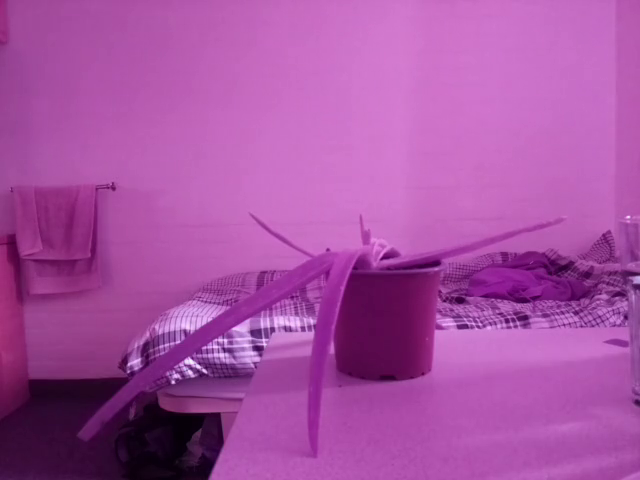
#> input picture frame 22 of output.avi, 640 x 480 px, given in place of the camera
$ python video.py
#> lines starting #> are read from the running program, lines starting #| are printed output that depends on the picture
#> further down, frame is the input picture: shape (480, 640, 3); mean B, G, R 162.2, 80.7, 167
### src/filters.py
import cv2
import numpy as np
from lib.fastiecm import fastiecm

class Filters:
    @staticmethod
    def contrast_stretch(im):
        in_min = np.percentile(im, 5)
#> in_min = 30
        in_max = np.percentile(im, 95)
#> in_max = 205

        out_min = 0.0
        out_max = 255.0

        out = im - in_min
        out *= ((out_min - out_max) / (in_min - in_max))
        out += in_min

        return out

    # [13 lines left out: functions calc_ndvi, color_map, not called in this run]

### src/video.py
import numpy as np
import cv2
from filters import Filters

# This will return video from the first webcam on your computer.
cap = cv2.VideoCapture(0)

# Define the codec and create VideoWriter object
fourcc = cv2.VideoWriter_fourcc(*'XVID')
out = cv2.VideoWriter('output.avi', fourcc, 20.0, (640, 480))

# loop runs if capturing has been initialized.
while(True):
  # reads frames from a camera
  # ret checks return at each frame
  ret, frame = cap.read()

  # Converts to HSV color space, OCV reads colors as BGR
  # frame is converted to hsv
  contrasted = Filters.contrast_stretch(frame)

  # output the frame
  out.write(frame)

  # The original input frame is shown in the window
  cv2.imshow('Original', frame)

  # The window showing the operated video stream
  cv2.imshow('frame', contrasted)
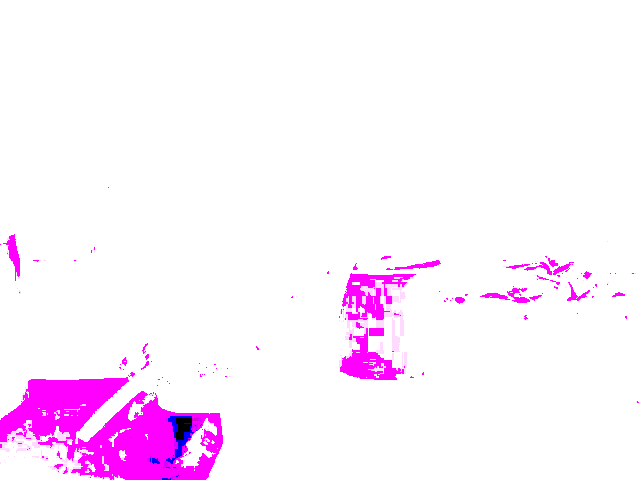
#> window 'frame': shape (480, 640, 3); mean B, G, R 254.8, 240.1, 254.4


  # Wait for 'a' key to stop the program
  if cv2.waitKey(1) & 0xFF == ord('a'):
#> (key Esc is pressed here)
    break

# Close the window / Release webcam
cap.release()

# After we release our webcam, we also release the output
out.release()

# De-allocate any associated memory usage
cv2.destroyAllWindows()

$ run again, starting later in the video
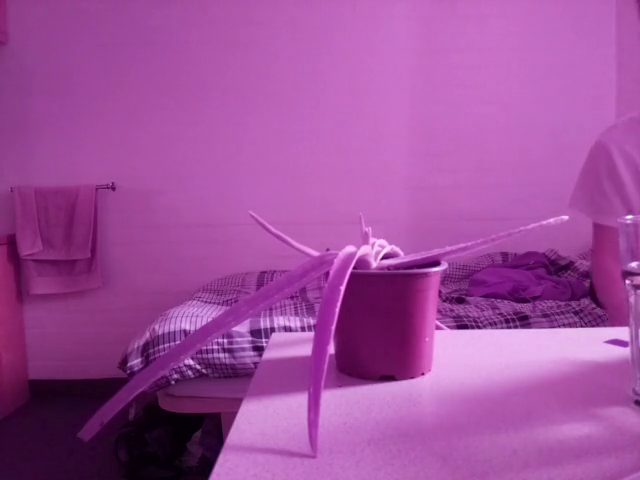
#> input picture frame 102 of output.avi, 640 x 480 px, given in place of the camera
#> frame is the input picture: shape (480, 640, 3); mean B, G, R 156, 78.7, 160
#> in_min = 24
#> in_max = 201
#> `cv2.imshow('frame', contrasted)`:
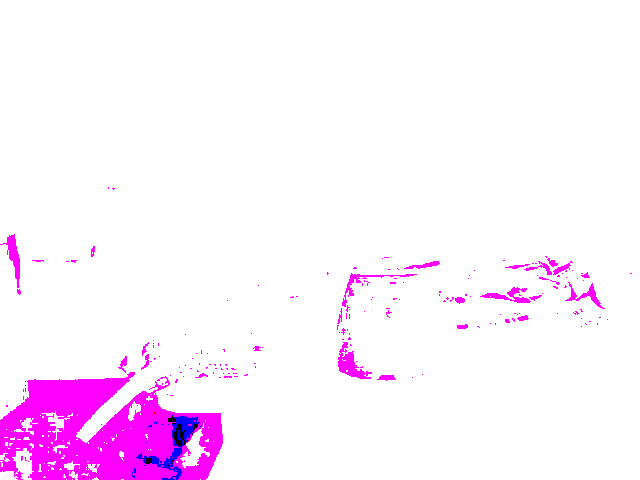
#> window 'frame': shape (480, 640, 3); mean B, G, R 254.8, 239.3, 254.1

$ run again, starting later in the video
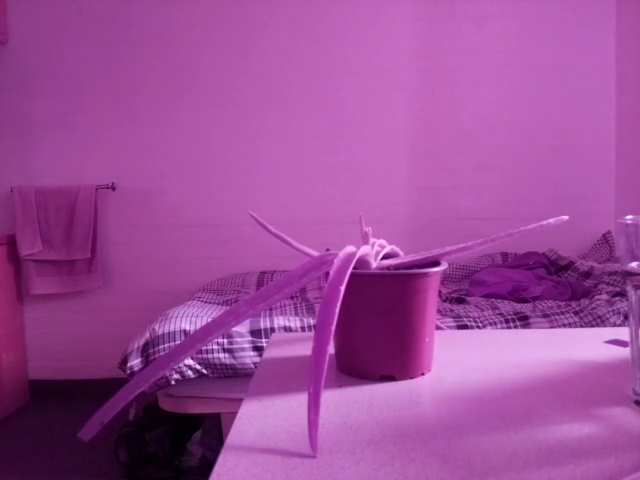
#> input picture frame 181 of output.avi, 640 x 480 px, given in place of the camera
#> frame is the input picture: shape (480, 640, 3); mean B, G, R 153, 76.8, 157.5
#> in_min = 24
#> in_max = 197
#> `cv2.imshow('frame', contrasted)`:
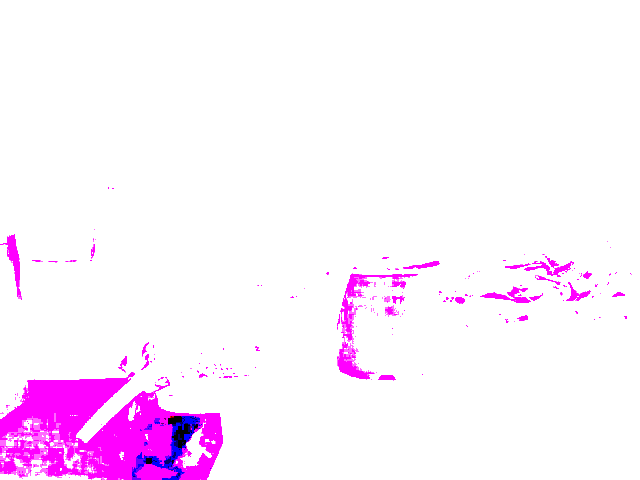
#> window 'frame': shape (480, 640, 3); mean B, G, R 254.6, 239.1, 253.9
